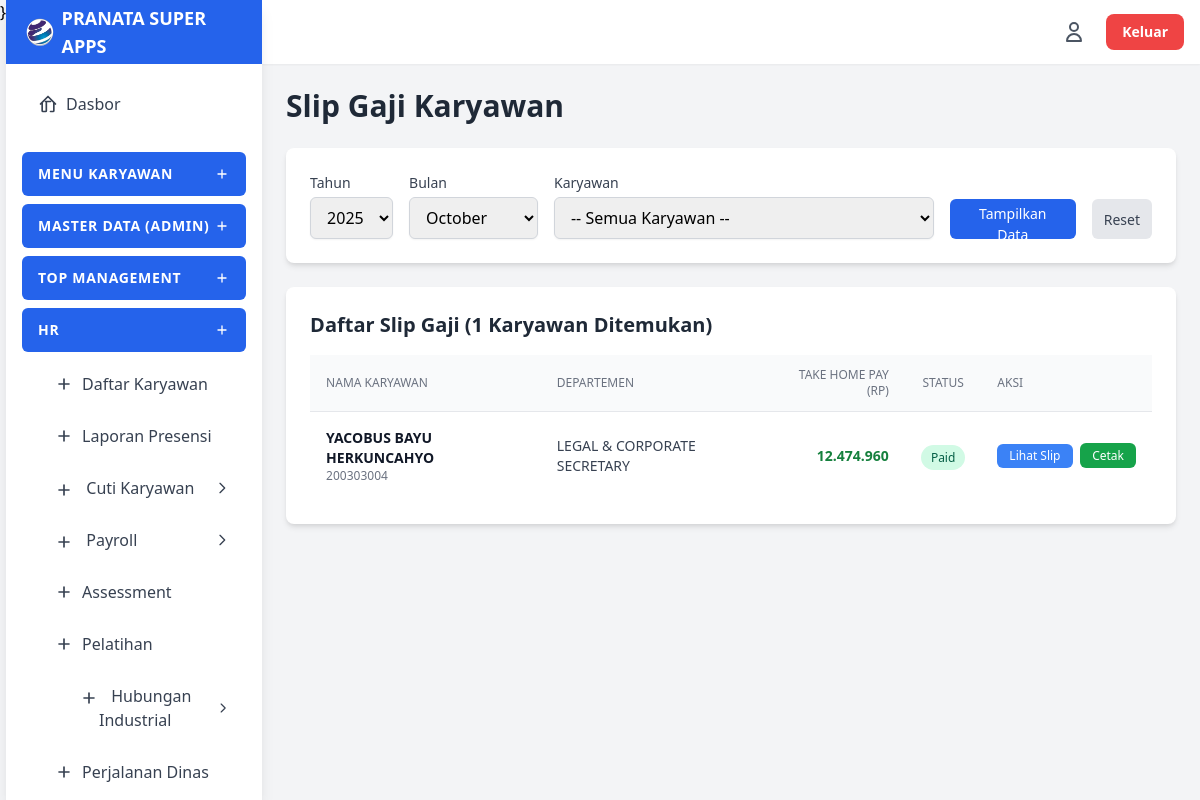
The app's page /modules/hr/hr_slip_gaji.php (signed in) with its own data.
### tables this page shows
CREATE TABLE `payroll_history` (
  `id` int(11) NOT NULL,
  `user_id` int(11) NOT NULL,
  `periode_tahun` year(4) NOT NULL,
  `periode_bulan` int(2) NOT NULL,
  `tanggal_mulai_periode` date NOT NULL,
  `tanggal_selesai_periode` date NOT NULL,
  `jumlah_hari_kerja_periode` int(2) NOT NULL,
  `jumlah_kehadiran_aktual` int(2) NOT NULL,
  `gaji_pokok_final` bigint(20) NOT NULL DEFAULT 0 COMMENT 'Gaji pokok setelah pro-rata (jika absen)',
  `total_tunjangan_tetap` bigint(20) NOT NULL DEFAULT 0,
  `total_tunjangan_tidak_tetap` bigint(20) NOT NULL DEFAULT 0,
  `total_tunjangan_lain` bigint(20) NOT NULL DEFAULT 0 COMMENT 'Misal: Tunj. Komunikasi (Reimburse)',
  `total_gross_income` bigint(20) NOT NULL DEFAULT 0,
  `total_potongan_bpjs` bigint(20) NOT NULL DEFAULT 0,
  `total_potongan_pph21` bigint(20) NOT NULL DEFAULT 0,
  `total_potongan_lainnya` bigint(20) NOT NULL DEFAULT 0 COMMENT 'Dari tabel payroll_potongan_lain',
  `take_home_pay` bigint(20) NOT NULL DEFAULT 0,
  `status` enum('Calculated','Locked','Paid') NOT NULL DEFAULT 'Calculated',
  `calculated_by_id` int(11) NOT NULL,
  `calculated_at` timestamp NOT NULL DEFAULT current_timestamp() ON UPDATE current_timestamp()
);

CREATE TABLE `users` (
  `id` int(11) NOT NULL,
  `nik` varchar(50) NOT NULL COMMENT 'Nomor Induk Karyawan',
  `password` varchar(255) NOT NULL COMMENT 'Gunakan password_hash() di PHP',
  `nama_lengkap` varchar(255) NOT NULL,
  `email` varchar(255) NOT NULL,
  `jenis_kelamin` enum('Laki-laki','Perempuan') DEFAULT NULL,
  `alamat` text DEFAULT NULL,
  `telepon` varchar(30) DEFAULT NULL,
  `no_ktp` varchar(50) DEFAULT NULL,
  `npwp` varchar(50) DEFAULT NULL,
  `status_perkawinan` varchar(20) DEFAULT NULL COMMENT 'Misal: TK/0, K/1, K/2, K/3',
  `pendidikan_terakhir` enum('Tidak Sekolah','SD','SMP','SMA/SMK','D1','D2','D3','S1','S2','S3') DEFAULT NULL,
  `jumlah_tanggungan` int(2) NOT NULL DEFAULT 0,
  `nama_jabatan` varchar(100) DEFAULT NULL,
  `pic` varchar(100) DEFAULT NULL,
  `id_direktorat` int(11) DEFAULT NULL,
  `id_divisi` int(11) DEFAULT NULL,
  `id_departemen` int(11) DEFAULT NULL,
  `id_section` int(11) DEFAULT NULL,
  `atasan_id` int(11) DEFAULT NULL COMMENT 'FK ke users.id (Atasan Langsung)',
  `tanggal_masuk` date DEFAULT NULL,
  `jumlah_cuti` int(5) DEFAULT 12,
  `penempatan_kerja` varchar(100) DEFAULT NULL,
  `status_karyawan` enum('PKWT','PKWTT','BOD','BOC','Freelance','OS','Magang','KHL') NOT NULL DEFAULT 'PKWT',
  `terakhir_cuti` date DEFAULT NULL,
  `expired_pkwt` date DEFAULT NULL,
  `bank_nama` varchar(100) DEFAULT NULL,
  `bank_rekening` varchar(100) DEFAULT NULL,
  `bank_atas_nama` varchar(255) DEFAULT NULL,
  `kontak_darurat_nama` varchar(255) DEFAULT NULL,
  `kontak_darurat_hubungan` varchar(100) DEFAULT NULL,
  `kontak_darurat_telepon` varchar(30) DEFAULT NULL,
  `tier` enum('Admin','Staf','Supervisor','Manager','Direksi','Komisaris','Pemegang Saham') NOT NULL,
  `app_akses` enum('Admin','HR','Legal','Finance','Top Management','Karyawan') NOT NULL DEFAULT 'Karyawan',
  `foto_profile_path` varchar(255) DEFAULT NULL,
  `created_at` timestamp NOT NULL DEFAULT current_timestamp()
);

CREATE TABLE `departemen` (
  `id` int(11) NOT NULL,
  `id_divisi` int(11) NOT NULL,
  `nama_departemen` varchar(255) NOT NULL,
  `kode_departemen` varchar(2) DEFAULT NULL COMMENT '2 digit kode unik departemen',
  `nomor_urut_terakhir` int(3) NOT NULL DEFAULT 0 COMMENT 'Nomor urut terakhir yg digunakan',
  `id_pimpinan` int(11) DEFAULT NULL COMMENT 'FK ke users.id (Manager)'
);

### modules/hr/hr_slip_gaji.php (the view, shortened to what this page needs)
<?php
$errors = [];
$current_db_year = 2025;
$current_db_month = 10;
$filter_tahun = (int)($_REQUEST['filter_tahun'] ?? $current_db_year);
$filter_bulan = (int)($_REQUEST['filter_bulan'] ?? $current_db_month);
require '../../includes/header.php';
$slip_list = [];
$sql_data = "SELECT
                ph.id as history_id,
                ph.status,
                ph.take_home_pay,
                u.id as user_id,
                u.nama_lengkap,
                u.nik,
                d.nama_departemen
             FROM payroll_history ph
             JOIN users u ON ph.user_id = u.id
             LEFT JOIN departemen d ON u.id_departemen = d.id
             WHERE ph.periode_tahun = ? AND ph.periode_bulan = ?";
$params = [$filter_tahun, $filter_bulan];
$types = "ii";
$sql_data .= " ORDER BY u.nama_lengkap ASC";
$stmt_data = $conn->prepare($sql_data);
if (!$stmt_data) {
     $errors[] = "Gagal prepare query: " . $conn->error;
} else {
    $stmt_data->bind_param($types, ...$params);
    $stmt_data->execute();
    $result_data = $stmt_data->get_result();
    while ($row = $result_data->fetch_assoc()) {
        $slip_list[] = $row;
    }
}
require '../../includes/sidebar.php';
?>
<main class="flex-1 overflow-x-hidden overflow-y-auto bg-gray-100 p-6">
    <h1 class="text-3xl font-bold text-gray-800 mb-6">Slip Gaji Karyawan</h1>
    <div class="card mb-6">
        <div class="card-content">
            <form action="hr_slip_gaji.php" method="GET" class="flex flex-col md:flex-row items-end gap-4">
                <div>
                    <label for="filter_tahun" class="form-label">Tahun</label>
                    <select id="filter_tahun" name="filter_tahun" class="form-input">
                        <?php for ($y = 2024; $y <= 2026; $y++): ?>
                        <option value="<?php echo $y; ?>" <?php if ($y == $filter_tahun) echo 'selected'; ?>><?php echo $y; ?></option>
                        <?php endfor; ?>
                    </select>
                </div>
                <div>
                    <label for="filter_bulan" class="form-label">Bulan</label>
                    <select id="filter_bulan" name="filter_bulan" class="form-input">
                        <?php for ($m = 1; $m <= 12; $m++): ?>
                        <option value="<?php echo $m; ?>" <?php if ($m == $filter_bulan) echo 'selected'; ?>><?php echo date('F', mktime(0, 0, 0, $m, 10)); ?></option>
                        <?php endfor; ?>
                    </select>
                </div>
                <div class="flex-grow">
                    <label for="user_id" class="form-label">Karyawan</label>
                    <select id="user_id" name="user_id" class="form-input">
                        <option value="0">-- Semua Karyawan --</option>
                    </select>
                </div>
                <button type="submit" class="btn-primary-sm bg-blue-600 hover:bg-blue-700 h-10">
                    Tampilkan Data
                </button>
                <a href="hr_slip_gaji.php" class="btn-primary-sm btn-secondary no-underline h-10 flex items-center">Reset</a>
            </form>
        </div>
    </div>
    <div class="card">
        <div class="card-content">
            <h3 class="text-xl font-semibold text-gray-800 mb-4">
                Daftar Slip Gaji (<?php echo count($slip_list); ?> Karyawan Ditemukan)
            </h3>
            <div class="overflow-x-auto">
                <table class="w-full divide-y divide-gray-200">
                    <thead class="bg-gray-50">
                        <tr>
                            <th class="px-4 py-3 text-left text-xs font-medium text-gray-500 uppercase">Nama Karyawan</th>
                            <th class="px-4 py-3 text-left text-xs font-medium text-gray-500 uppercase">Departemen</th>
                            <th class="px-4 py-3 text-right text-xs font-medium text-gray-500 uppercase">Take Home Pay (Rp)</th>
                            <th class="px-4 py-3 text-center text-xs font-medium text-gray-500 uppercase">Status</th>
                            <th class="px-4 py-3 text-left text-xs font-medium text-gray-500 uppercase">Aksi</th>
                        </tr>
                    </thead>
                    <tbody class="bg-white divide-y divide-gray-200">
                        <?php if (empty($slip_list)): ?>
                            <tr>
                                <td colspan="5" class="px-4 py-4 text-center text-sm text-gray-500">
                                    Tidak ada data gaji yang telah dikalkulasi untuk periode ini.
                                </td>
                            </tr>
                        <?php else: ?>
                            <?php foreach ($slip_list as $row): ?>
                                <tr>
                                    <td class="px-4 py-4 text-sm text-gray-900">
                                        <div class="font-semibold"><?php echo htmlspecialchars($row['nama_lengkap']); ?></div>
                                        <div class="text-xs text-gray-500"><?php echo htmlspecialchars($row['nik']); ?></div>
                                    </td>
                                    <td class="px-4 py-4 text-sm text-gray-700"><?php echo htmlspecialchars($row['nama_departemen'] ?? '-'); ?></td>
                                    <td class="px-4 py-4 text-sm text-green-700 font-bold text-right"><?php echo number_format($row['take_home_pay'], 0, ',', '.'); ?></td>
                                    <td class="px-4 py-4 text-center">
                                        <?php
                                        $status = $row['status'];
                                        $status_class = 'status-pending';
                                        if ($status == 'Paid') $status_class = 'status-paid';
                                        echo "<span class='status-badge $status_class'>$status</span>";
                                        ?>
                                    </td>
                                    <td class="px-4 py-4 text-sm space-x-1 whitespace-nowrap">
                                        <button type="button"
                                                onclick="openSlipModal(<?php echo $row['history_id']; ?>)"
                                                class="btn-primary-sm bg-blue-500 hover:bg-blue-600 text-xs">
                                            Lihat Slip
                                        </button>
                                        <a href="<?php echo BASE_URL; ?>/modules/hr/print_slip.php?id=<?php echo $row['history_id']; ?>" target="_blank"
                                           class="btn-primary-sm bg-green-600 hover:bg-green-700 text-xs no-underline">
                                            Cetak
                                        </a>
                                        </td>
                                </tr>
                            <?php endforeach; ?>
                        <?php endif; ?>
                    </tbody>
                </table>
            </div>
        </div>
    </div>
</main>
<?php
require '../../includes/footer.php';
?>

### includes/header.php (style rules this page uses)
.form-input { display: block; width: 100%; padding: 0.5rem 0.75rem; border: 1px solid #d1d5db; border-radius: 0.375rem; box-shadow: 0 1px 2px 0 rgba(0, 0, 0, 0.05); transition: border-color 0.2s ease-in-out, box-shadow 0.2s ease-in-out; }
.form-label { display: block; margin-bottom: 0.25rem; font-size: 0.875rem; font-weight: 500; color: #374151; }
.card { background-color: white; border-radius: 0.5rem; box-shadow: 0 4px 6px -1px rgba(0, 0, 0, 0.1), 0 2px 4px -1px rgba(0, 0, 0, 0.06); overflow: hidden; }
.card-content { padding: 1.5rem; }
.btn-primary-sm { padding: 0.25rem 0.75rem; font-size: 0.875rem; font-weight: 500; color: white; background-color: #3b82f6; border-radius: 0.375rem; transition: background-color 0.2s; text-decoration: none; }
.btn-secondary { background-color: #e5e7eb; color: #374151; }
.no-underline { text-decoration: none; }

### modules/hr/hr_slip_gaji.php (style rules this page uses)
.status-badge { padding: 0.25rem 0.625rem; font-size: 0.75rem; font-weight: 500; border-radius: 9999px; }
.status-paid { background-color: #D1FAE5; color: #065F46; }

### records on screen
payroll_history: user.nama_lengkap "YACOBUS BAYU HERKUNCAHYO", user.nik "200303004", departemen.nama_departemen "LEGAL & CORPORATE SECRETARY", take_home_pay "12.474.960", status "Paid"

### other values on screen
$title "MENU KARYAWAN MASTER DATA (ADMIN) TOP MANAGEMENT HR"
count($slip_list) "1"
form field filter_tahun "2025"
form field filter_bulan "October"
